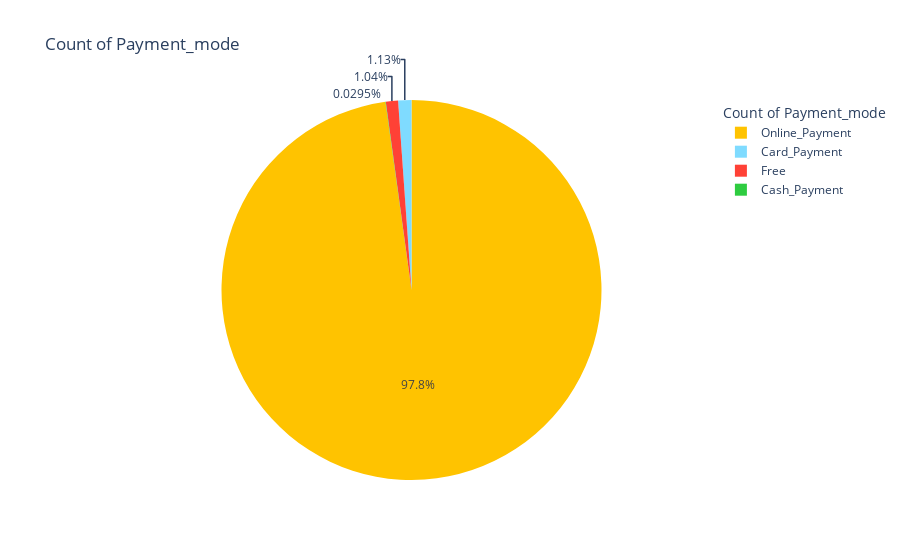

Notebook source saved alongside this figure:
### Markdown cell above
## 2. Pie chart of Payment Mode

### Code cell
counts = dict(df["Payment_mode"].astype(str).value_counts())
counts_df = pd.DataFrame(
    {"Payment_mode": counts.keys(),
     "count":counts.values()}
)
fig = px.pie(
    counts_df, 
    names="Payment_mode", 
    values="count",
    color_discrete_sequence=["#FFC300", "#7FDBFF", "#FF4136", "#2ECC40"],
    labels={"Payment_mode": "Number of Payment_mode"},
    title="Count of Payment_mode"
).update_layout(
    legend_title_text="Count of Payment_mode"
)
fig.show()

### Figure 1 — Plotly figure (JSON) as saved in the notebook; plotly's stock layout.template omitted (floating-point values rounded to 4 significant figures)
{"data": [{"domain": {"x": [0, 1], "y": [0, 1]}, "hovertemplate": "Number of Payment_mode=%{label}<br>count=%{value}<extra></extra>", "labels": ["Online_Payment", "Card_Payment", "Free", "Cash_Payment"], "legendgroup": "", "name": "", "showlegend": true, "type": "pie", "values": [1101689, 12694, 11676, 332]}], "layout": {"legend": {"title": {"text": "Count of Payment_mode"}, "tracegroupgap": 0}, "piecolorway": ["#FFC300", "#7FDBFF", "#FF4136", "#2ECC40"], "title": {"text": "Count of Payment_mode"}}}
